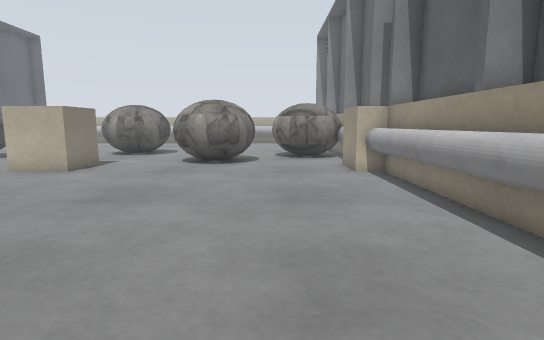
[1] (above)

18 first-person views from a walk through a robot-simulator world made for Gazebo. The camera is 0.36 m above the floor, tilts 8° down and sees 80° across. The floor is counted in squares, 0.2 m on a side. Each view is taken from the middle of a square. On the plan, view 1 faces up. The plan holds only what a view shows up to about 17 squares ahead; the rest is blank. The place goes on beyond the plan. Some stock models are drawn as simple stand-ins. Some surface patterns are stand-ins.

[2]
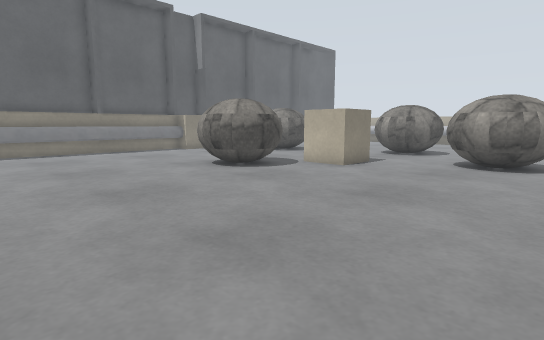

[3]
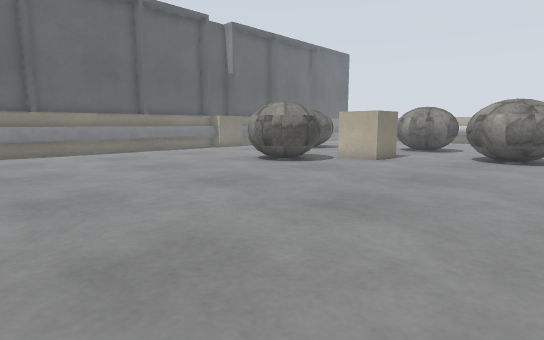

[4]
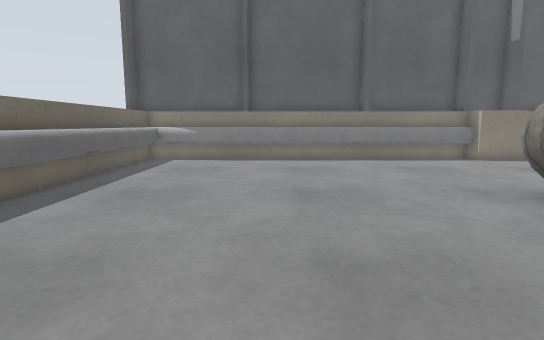

[5]
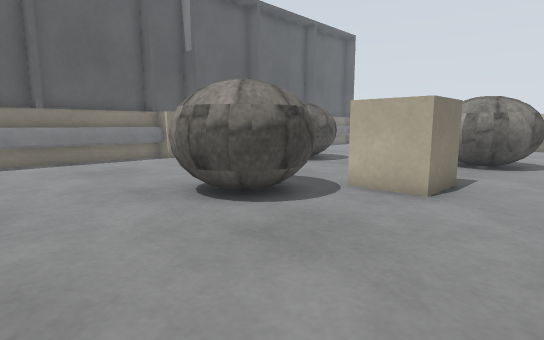

[6]
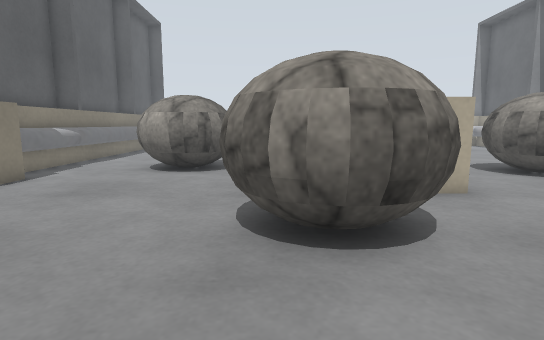

[7]
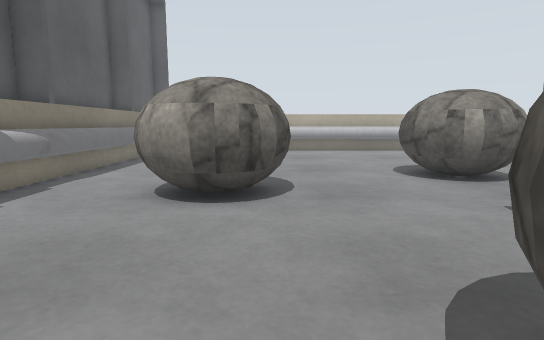

[8]
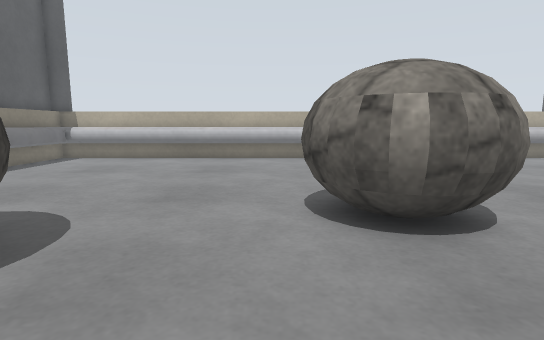

[9]
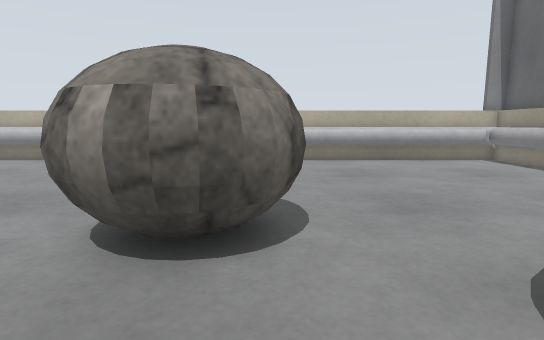

[10]
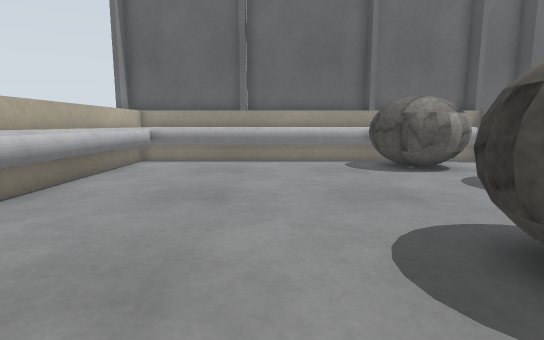

[11]
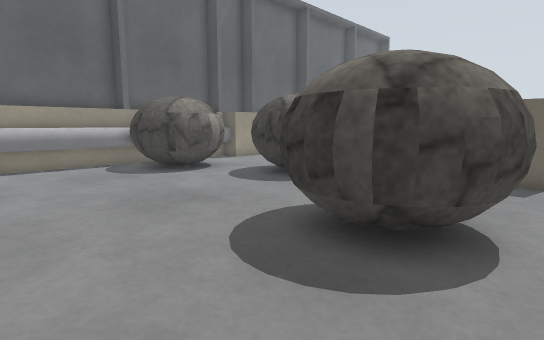

[12]
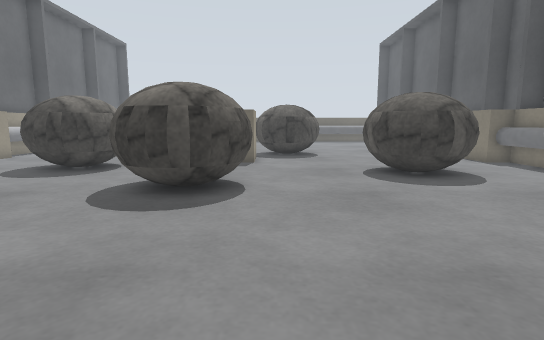

[13]
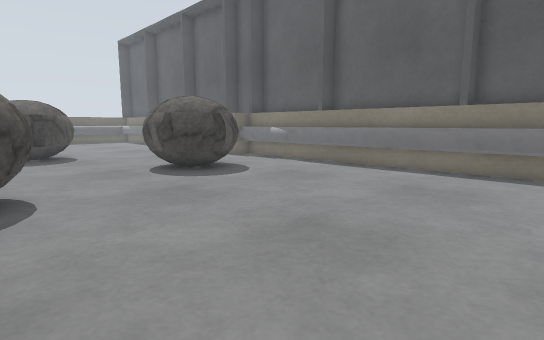

[14]
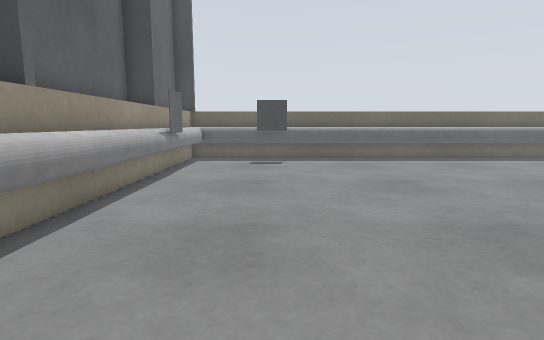

[15]
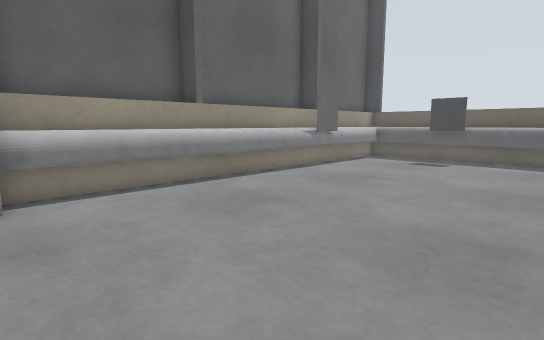

[16]
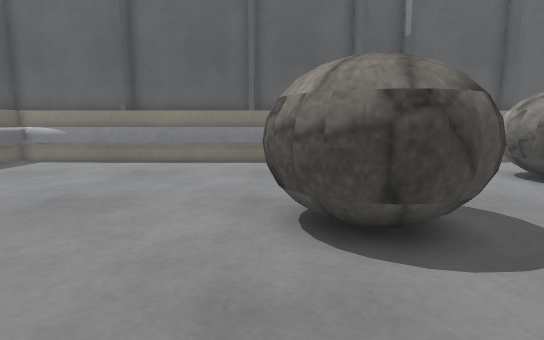

[17]
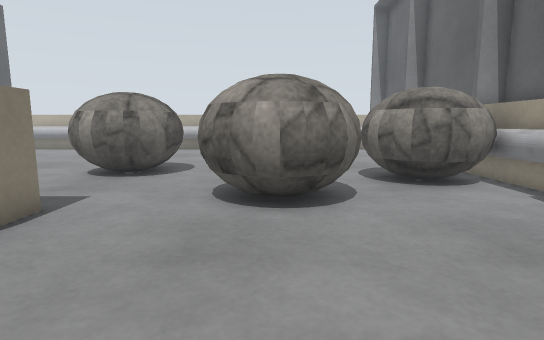

[18]
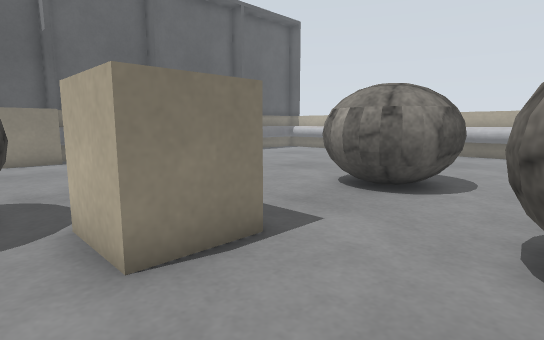

### Floor plan
Points are (right, up) in squares from view 1. A wall is a line through its corners. A room is listed if a view was taken in it or the views show most of it. See-through windows are left out.
Room 1 (views 1, 2, 3, 4, 5, 6, 7, 8, 9, 10, 11, 12, 13, 14, 15, 16, 17, 18)
walls: (-10.2, 13.1) (-10.2, 14.6) (-9.4, 14.6); (-7.9, 14.8) (-7.9, 12.4) (-10.2, 12.4); (-22.4, 11.1) (-22.4, -4.5); (4.3, 14.6) (4.3, 15.8); (4.3, 16.6) (4.3, 31.5); (4.3, 1.5) (4.3, 12.4) (3.2, 12.4) (3.2, 14.8); (4.3, -2.4) (4.3, 0.6); (4.3, -4.1) (4.3, -2.5); (-22.4, 31.2) (-22.4, 14.6) (-21.2, 14.6) (-21.2, 12.4) (-22.2, 12.4)
low walls: (-21.6, 12.4) (-21.6, -3.8) (3.6, -3.8) (3.6, 12.4); (3.6, 15.1) (3.6, 17.9); (3.6, 20.1) (3.6, 30.8) (-5.5, 30.8); (-7, 30.8) (-21.6, 30.8) (-21.6, 14.6)
objects: rock (-18, 16) to (-15, 19); rock (-14, 8) to (-10, 12); rock (-10, 19) to (-7, 22); rock (-5, 14) to (-1, 18); grey box (0, -4); rock (0, 17) to (3, 21); grey box (4, 1)

Where each view was taken, in squares from view 1:
view 1: 0 up, 0 right, facing up
view 2: 0 up, 0 right, facing up-left
view 3: 3 down, 0 right, facing up-left
view 4: 2 up, 5 left, facing left
view 5: 4 up, 5 left, facing up-left
view 6: 4 up, 13 left, facing up
view 7: 9 up, 15 left, facing up
view 8: 14 up, 11 left, facing up
view 9: 15 up, 7 left, facing up
view 10: 25 up, 12 left, facing right
view 11: 26 up, 11 left, facing down-right
view 12: 30 up, 11 left, facing down
view 13: 30 up, 9 left, facing down-left
view 14: 13 up, 0 right, facing down
view 15: 13 up, 5 left, facing down-right
view 16: 8 up, 6 left, facing left
view 17: 8 up, 3 left, facing up
view 18: 11 up, 4 left, facing up-left
